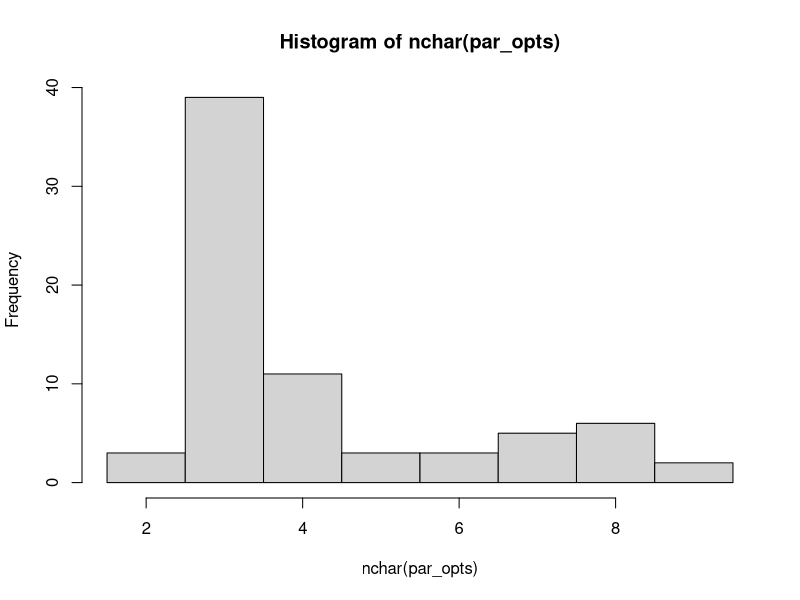
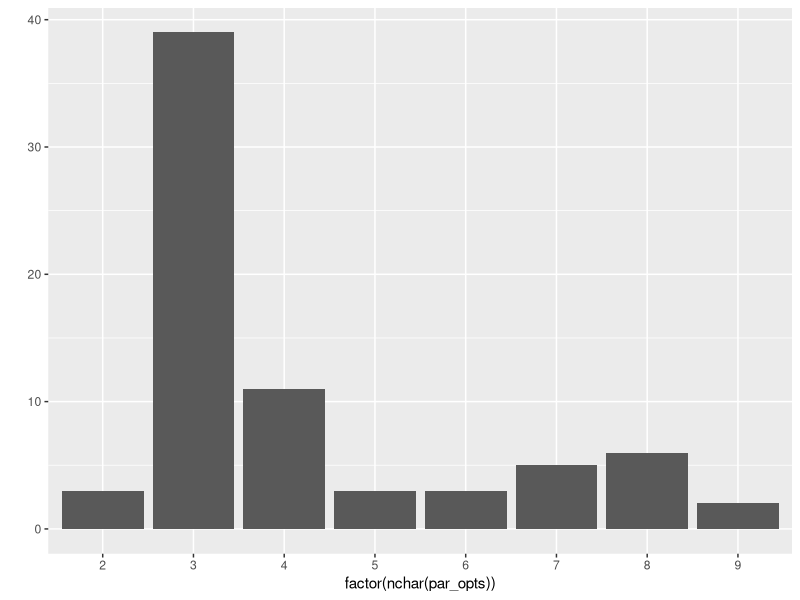
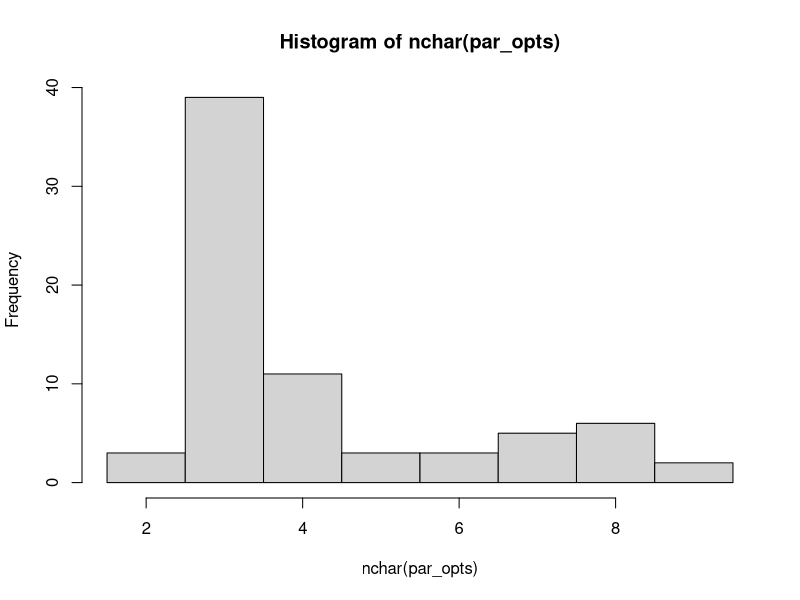
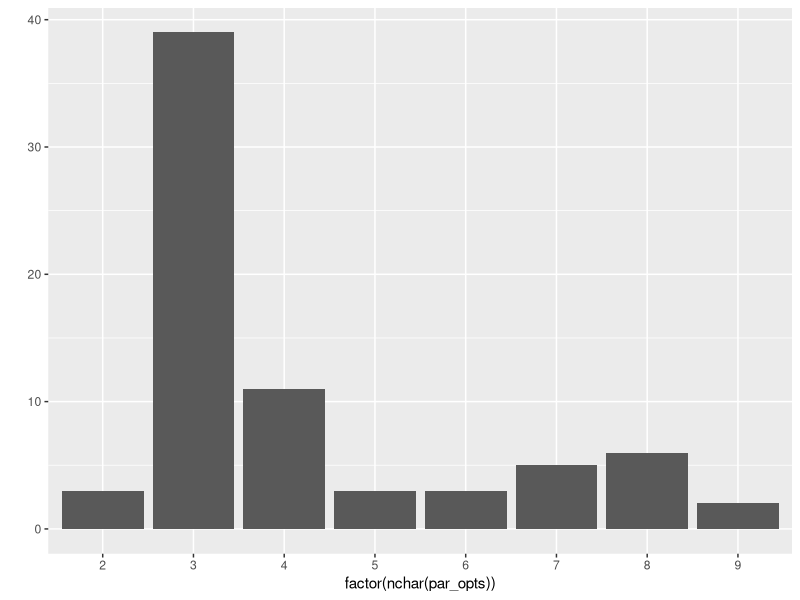
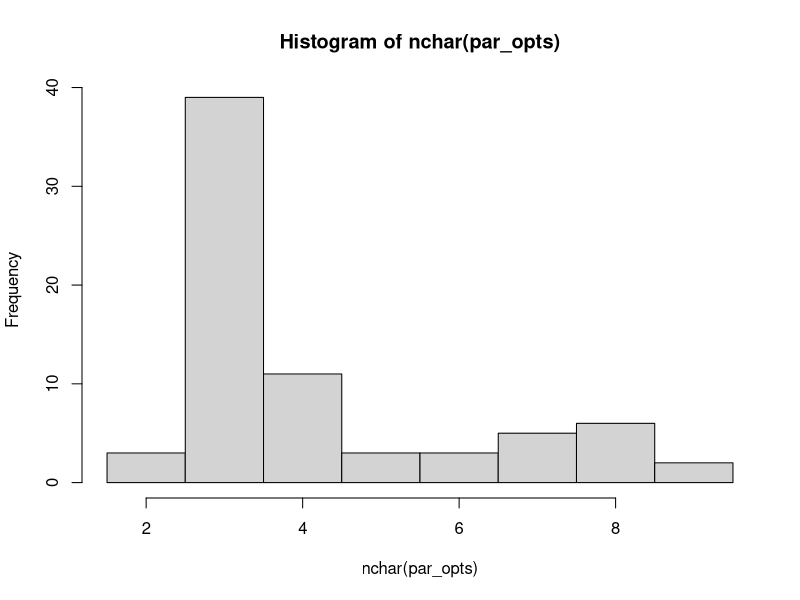
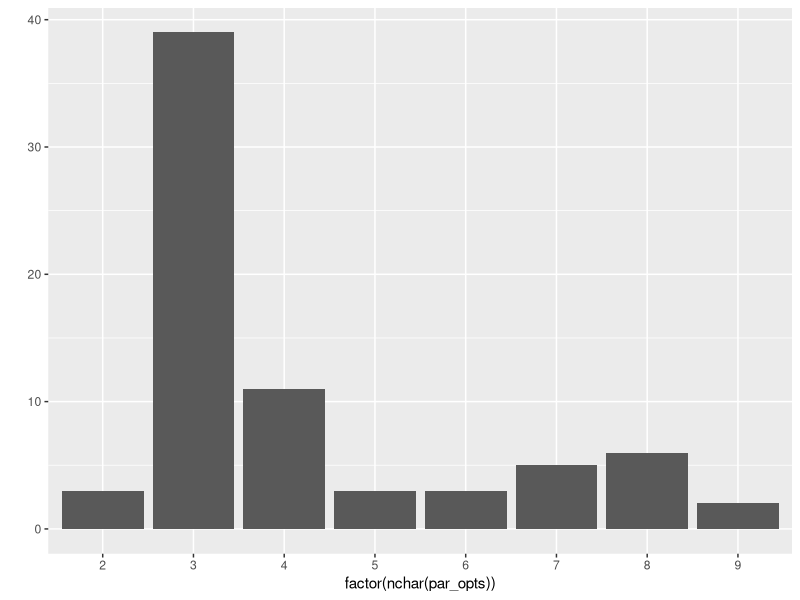

The R script that drew these images, in order:
## ---- chunk 1
knitr::opts_chunk$set(echo = FALSE)
## ---- chunk 2
par_opts <- names(par())
    hist(nchar(par_opts),
         breaks = seq(1.5, 9.5, by = 1))
## ---- chunk 3
require(ggplot2, quietly = T)
qplot(factor(nchar(par_opts)))
## ---- chunk 4
par_opts <- names(par())
    hist(nchar(par_opts),
         breaks = seq(1.5, 9.5, by = 1))
## ---- chunk 5
require(ggplot2, quietly = T)
qplot(factor(nchar(par_opts)))
## ---- chunk 6
par_opts <- names(par())
    hist(nchar(par_opts),
         breaks = seq(1.5, 9.5, by = 1))
## ---- chunk 7
require(ggplot2, quietly = T)
qplot(factor(nchar(par_opts)))
